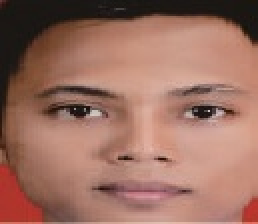
#> input picture image.jpg, 129 x 112 px, found by its file name (shown 2 times larger)
$ jupyter execute sobelEdgesDetection.ipynb
#> lines starting #> are read from the running program, lines starting #| are printed output that depends on the picture
[cell 1]
import cv2
import numpy as np
import matplotlib.pyplot as plt

[cell 2]
img = plt.imread('image.jpg')
#> img is the input picture: shape (112, 129, 3); mean R, G, B 155.7, 111, 97.1
plt.imshow(img)

[cell 3]
verticalFilter = [[-1,-2,-1],[0,0,0],[1,2,1]]

[cell 4]
horizontalFilter = [[-1,0,1],[-2,0,2],[-1,0,1]]

[cell 5]
n,m,d = img.shape
#> n = 112; m = 129; d = 3

[cell 6]
verticalEdgesImg = np.zeros_like(img)

[cell 7]
for row in range(3,n-2):
    for col in range(3,m-2):
        localPixels = img[row-1:row+2, col-1:col+2,0]
        transformedPixels = verticalFilter*localPixels
        verticalScore = (transformedPixels.sum()+4)/8
        verticalEdgesImg[row,col] = [verticalScore]*3
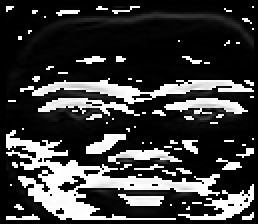
#> verticalEdgesImg: shape (112, 129, 3) (shown 2 times larger); min 0, max 255, mean 59.5
